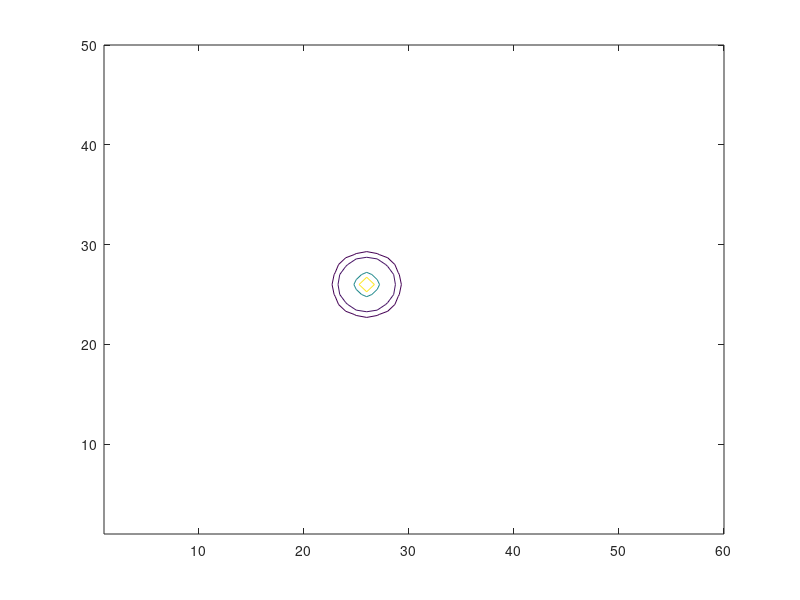

MATLAB code for this plot: (Note: this script raises an error after producing the figure.)
% Dimensions
I=60; %x
J=50; %y

% Initial and Source conditions
C=zeros(I,J); % Array initialization
S=zeros(I,J);  % Source Character
S(26,26)=10;
New_C=C;

Data=cell(100,2); % Build data cell containing time step and concentration values.
Data{1,1}=0;
Data{1,2}=C;

wc=ones(2,1); % main weight cofficient wa, wb

% direction based cofficient: | south | north | east | west | SE | NW | NE | SW
U=0; %m/s
theta=deg2rad(225); % degree, positive wind speed value point to center
utemp=[-U*cos(theta),U*cos(theta),U*sin(theta),-U*sin(theta),U*sin(theta-pi/4),-U*sin(theta-pi/4),...
    U*cos(theta-pi/4),-U*cos(theta-pi/4)];
ud=(utemp+abs(utemp))/2;

Kz=ones(2,1); % vertical turbulence cofficient kz', kz''
Kx=1e-4;
Ky=1e-4;
Kxy=1e-4;
delta=zeros(I,J);   % deposition
lambda=zeros(I,J);  % reaction

% Update rules inner index
ii=2:I-1;
jj=2:J-1;


% Set control variables
pause=0;
stop=0;
run=0;
exit=0;
dispersion=1;  % or 1

% Time and space step
Dt=0.01;
Dspace=0.01;
T=600;
t=0;
step=0;

% Plot options
v=[5,1,0.5,0.1,0.05];


% Numerical Stability Check
UFL0=0.35;
UFLU=U*Dt/Dspace;
UFLK=Kx*Dt/Dspace;
if max(UFLU,UFLK)>UFL0
    disp(['Current UFLU=',num2str(UFLU),', UFLK=',num2str(UFLK),' Limit is ',num2str(UFL0)]);
    DspaceU=U*Dt/UFLU;
    DspaceK=Kx*Dt/UFLK;
    error(['Dspace should be min(UFLU, UFLK): ',num2str(DspaceU),', ',num2str(DspaceK)])
else
    while t<T
        t=t+Dt;
        step=step+1;
        %%% Without Dispersion
        if dispersion == 0
            New_C(ii,jj)=C(ii,jj)+...
                wc(1)*Dt/Dspace*(ud(1)*(C(ii,jj-1)-C(ii,jj))+...
                ud(2)*(C(ii,jj+1)-C(ii,jj))+ud(3)*(C(ii+1,jj)-C(ii,jj))+...
                ud(4)*(C(ii-1,jj)-C(ii,jj))) + ...
                wc(2)*Dt/Dspace/sqrt(2)*(ud(5)*(C(ii+1,jj-1)-C(ii,jj))+...
                ud(6)*(C(ii-1,jj+1)-C(ii,jj))+ ...
                ud(7)*(C(ii+1,jj+1)-C(ii,jj))+...
                ud(8)*(C(ii-1,jj-1)-C(ii,jj)))+ ...
                wc(1)*Dt/Dspace*(Kz(1)*(C(ii,jj-1)-C(ii,jj))+...
                Kz(2)*(C(ii,jj+1)-C(ii,jj))) - ...
                delta(ii,jj).*C(ii,jj)-lambda(ii,jj).*C(ii,jj)+S(ii,jj)*Dt;
        end
        %%% With Dispersion
        if dispersion ==1
            %%% Main body
            New_C(ii,jj)=C(ii,jj)+...
                Kx*Dt/Dspace^2*(C(ii+1,jj)-2*C(ii,jj)+C(ii-1,jj))+...
                Ky*Dt/Dspace^2*(C(ii,jj+1)-2*C(ii,jj)+C(ii,jj-1))+...
                Kxy*Dt/2/Dspace^2*(C(ii-1,jj+1)-2*C(ii,jj)+C(ii+1,jj-1))+...
                Kxy*Dt/2/Dspace^2*(C(ii-1,jj-1)-2*C(ii,jj)+C(ii+1,jj+1))+...
                wc(1)*Dt/Dspace*(ud(1)*(C(ii,jj-1)-C(ii,jj))+...
                ud(2)*(C(ii,jj+1)-C(ii,jj))+ud(3)*(C(ii+1,jj)-C(ii,jj))+...
                ud(4)*(C(ii-1,jj)-C(ii,jj))) + ...
                wc(2)*Dt/Dspace/sqrt(2)*(ud(5)*(C(ii+1,jj-1)-C(ii,jj))+...
                ud(6)*(C(ii-1,jj+1)-C(ii,jj))+ud(7)*(C(ii+1,jj+1)-C(ii,jj))+...
                ud(8)*(C(ii-1,jj-1)-C(ii,jj)))- ...
                delta(ii,jj).*C(ii,jj)*Dt-lambda(ii,jj).*C(ii,jj)*Dt+S(ii,jj)*Dt;
            %%% Boundary Conditions
            % Edge I
            % Edge II
            % Edge III
            % Edge IV
            % Corner A
            % Corner B
            % Corner C
            % Corner D
        end
        % Results(step).C=New_C;
        C=New_C;
        
        
        %%% Plot Contour
        % hold on
        if rem(step,100)==0
            drawnow
            [CTR,obj] = contour(New_C',v);
            obj.LevelListMode='manual';
            obj.LevelStepMode='manual';
            obj.ShowText='on';
            title(['Time: ',num2str(t),' s']);
        end
        % pause(1);
    end
end
